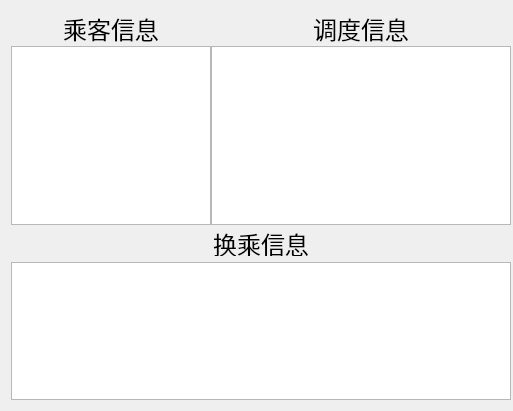
                        <widget class="QWidget" name="layoutWidget">
                            <property name="geometry">
                                <rect>
                                    <x>260</x>
                                    <y>132</y>
                                    <width>509</width>
                                    <height>411</height>
                                </rect>
                            </property>
                            <layout class="QVBoxLayout" name="verticalLayout_2">
                                <property name="spacing">
                                    <number>6</number>
                                </property>
                                <property name="rightMargin">
                                    <number>2</number>
                                </property>
                                <item>
                                    <layout class="QHBoxLayout" name="horizontalLayout_2">
                                        <property name="spacing">
                                            <number>0</number>
                                        </property>
                                        <item>
                                            <layout class="QVBoxLayout" name="verticalLayout">
                                                <item>
                                                    <widget class="QLabel" name="label_24">
                                                        <property name="minimumSize">
                                                            <size>
                                                                <width>200</width>
                                                                <height>0</height>
                                                            </size>
                                                        </property>
                                                        <property name="maximumSize">
                                                            <size>
                                                                <width>200</width>
                                                                <height>16777215</height>
                                                            </size>
                                                        </property>
                                                        <property name="font">
                                                            <font>
                                                                <pointsize>18</pointsize>
                                                            </font>
                                                        </property>
                                                        <property name="text">
                                                            <string>乘客信息</string>
                                                        </property>
                                                        <property name="alignment">
                                                            <set>Qt::AlignCenter</set>
                                                        </property>
                                                    </widget>
                                                </item>
                                                <item>
                                                    <widget class="QTextBrowser" name="pass_info_broswer">
                                                        <property name="minimumSize">
                                                            <size>
                                                                <width>200</width>
                                                                <height>0</height>
                                                            </size>
                                                        </property>
                                                        <property name="maximumSize">
                                                            <size>
                                                                <width>200</width>
                                                                <height>16777215</height>
                                                            </size>
                                                        </property>
                                                        <property name="font">
                                                            <font>
                                                                <pointsize>10</pointsize>
                                                            </font>
                                                        </property>
                                                        <property name="html">
                                                            <string>&lt;!DOCTYPE HTML PUBLIC &quot;-//W3C//DTD HTML
                                                                4.0//EN&quot; &quot;http://www.w3.org/TR/REC-html40/strict.dtd&quot;&gt;
                                                                &lt;html&gt;&lt;head&gt;&lt;meta name=&quot;qrichtext&quot;
                                                                content=&quot;1&quot; /&gt;&lt;style type=&quot;text/css&quot;&gt;
                                                                p, li { white-space: pre-wrap; }
                                                                &lt;/style&gt;&lt;/head&gt;&lt;body style=&quot;
                                                                font-family:'SimSun'; font-size:10pt; font-weight:400;
                                                                font-style:normal;&quot;&gt;
                                                                &lt;p style=&quot; margin-top:0px; margin-bottom:0px;
                                                                margin-left:0px; margin-right:0px; -qt-block-indent:0;
                                                                text-indent:0px;&quot;&gt; &lt;/p&gt;
                                                                &lt;p style=&quot; margin-top:0px; margin-bottom:0px;
                                                                margin-left:0px; margin-right:0px; -qt-block-indent:0;
                                                                text-indent:0px;&quot;&gt; &lt;/p&gt;
                                                                &lt;p style=&quot; margin-top:0px; margin-bottom:0px;
                                                                margin-left:0px; margin-right:0px; -qt-block-indent:0;
                                                                text-indent:0px;&quot;&gt; &lt;/p&gt;&lt;/body&gt;&lt;/html&gt;
                                                            </string>
                                                        </property>
                                                    </widget>
                                                </item>
                                            </layout>
                                        </item>
                                        <item>
                                            <layout class="QVBoxLayout" name="verticalLayout_22">
                                                <item>
                                                    <widget class="QLabel" name="label_25">
                                                        <property name="minimumSize">
                                                            <size>
                                                                <width>300</width>
                                                                <height>0</height>
                                                            </size>
                                                        </property>
                                                        <property name="maximumSize">
                                                            <size>
                                                                <width>350</width>
                                                                <height>16777215</height>
                                                            </size>
                                                        </property>
                                                        <property name="font">
                                                            <font>
                                                                <pointsize>18</pointsize>
                                                            </font>
                                                        </property>
                                                        <property name="text">
                                                            <string>调度信息</string>
                                                        </property>
                                                        <property name="alignment">
                                                            <set>Qt::AlignCenter</set>
                                                        </property>
                                                    </widget>
                                                </item>
                                                <item>
                                                    <widget class="QTextBrowser" name="sch_info_broswer">
                                                        <property name="minimumSize">
                                                            <size>
                                                                <width>300</width>
                                                                <height>0</height>
                                                            </size>
                                                        </property>
                                                        <property name="maximumSize">
                                                            <size>
                                                                <width>350</width>
                                                                <height>16777215</height>
                                                            </size>
                                                        </property>
                                                        <property name="font">
                                                            <font>
                                                                <pointsize>10</pointsize>
                                                            </font>
                                                        </property>
                                                        <property name="html">
                                                            <string>&lt;!DOCTYPE HTML PUBLIC &quot;-//W3C//DTD HTML
                                                                4.0//EN&quot; &quot;http://www.w3.org/TR/REC-html40/strict.dtd&quot;&gt;
                                                                &lt;html&gt;&lt;head&gt;&lt;meta name=&quot;qrichtext&quot;
                                                                content=&quot;1&quot; /&gt;&lt;style type=&quot;text/css&quot;&gt;
                                                                p, li { white-space: pre-wrap; }
                                                                &lt;/style&gt;&lt;/head&gt;&lt;body style=&quot;
                                                                font-family:'SimSun'; font-size:10pt; font-weight:400;
                                                                font-style:normal;&quot;&gt;
                                                                &lt;p style=&quot; margin-top:0px; margin-bottom:0px;
                                                                margin-left:0px; margin-right:0px; -qt-block-indent:0;
                                                                text-indent:0px;&quot;&gt; &lt;/p&gt;
                                                                &lt;p style=&quot; margin-top:0px; margin-bottom:0px;
                                                                margin-left:0px; margin-right:0px; -qt-block-indent:0;
                                                                text-indent:0px;&quot;&gt; &lt;/p&gt;
                                                                &lt;p style=&quot; margin-top:0px; margin-bottom:0px;
                                                                margin-left:0px; margin-right:0px; -qt-block-indent:0;
                                                                text-indent:0px;&quot;&gt; &lt;/p&gt;&lt;/body&gt;&lt;/html&gt;
                                                            </string>
                                                        </property>
                                                    </widget>
                                                </item>
                                            </layout>
                                        </item>
                                    </layout>
                                </item>
                                <item>
                                    <layout class="QVBoxLayout" name="verticalLayout_4">
                                        <item>
                                            <widget class="QLabel" name="label_23">
                                                <property name="minimumSize">
                                                    <size>
                                                        <width>500</width>
                                                        <height>0</height>
                                                    </size>
                                                </property>
                                                <property name="maximumSize">
                                                    <size>
                                                        <width>500</width>
                                                        <height>25</height>
                                                    </size>
                                                </property>
                                                <property name="font">
                                                    <font>
                                                        <pointsize>18</pointsize>
                                                    </font>
                                                </property>
                                                <property name="text">
                                                    <string>换乘信息</string>
                                                </property>
                                                <property name="alignment">
                                                    <set>Qt::AlignCenter</set>
                                                </property>
                                            </widget>
                                        </item>
                                        <item>
                                            <widget class="QTextBrowser" name="chg_info_broswer">
                                                <property name="minimumSize">
                                                    <size>
                                                        <width>500</width>
                                                        <height>0</height>
                                                    </size>
                                                </property>
                                                <property name="maximumSize">
                                                    <size>
                                                        <width>500</width>
                                                        <height>150</height>
                                                    </size>
                                                </property>
                                                <property name="font">
                                                    <font>
                                                        <pointsize>14</pointsize>
                                                    </font>
                                                </property>
                                                <property name="html">
                                                    <string>&lt;!DOCTYPE HTML PUBLIC &quot;-//W3C//DTD HTML 4.0//EN&quot;
                                                        &quot;http://www.w3.org/TR/REC-html40/strict.dtd&quot;&gt;
                                                        &lt;html&gt;&lt;head&gt;&lt;meta name=&quot;qrichtext&quot;
                                                        content=&quot;1&quot; /&gt;&lt;style type=&quot;text/css&quot;&gt;
                                                        p, li { white-space: pre-wrap; }
                                                        &lt;/style&gt;&lt;/head&gt;&lt;body style=&quot;
                                                        font-family:'SimSun'; font-size:14pt; font-weight:400;
                                                        font-style:normal;&quot;&gt;
                                                        &lt;p style=&quot; margin-top:0px; margin-bottom:0px;
                                                        margin-left:0px; margin-right:0px; -qt-block-indent:0;
                                                        text-indent:0px;&quot;&gt; &lt;/p&gt;
                                                        &lt;p style=&quot; margin-top:0px; margin-bottom:0px;
                                                        margin-left:0px; margin-right:0px; -qt-block-indent:0;
                                                        text-indent:0px;&quot;&gt; &lt;/p&gt;
                                                        &lt;p style=&quot; margin-top:0px; margin-bottom:0px;
                                                        margin-left:0px; margin-right:0px; -qt-block-indent:0;
                                                        text-indent:0px;&quot;&gt; &lt;/p&gt;&lt;/body&gt;&lt;/html&gt;
                                                    </string>
                                                </property>
                                            </widget>
                                        </item>
                                    </layout>
                                </item>
                            </layout>
                        </widget>
